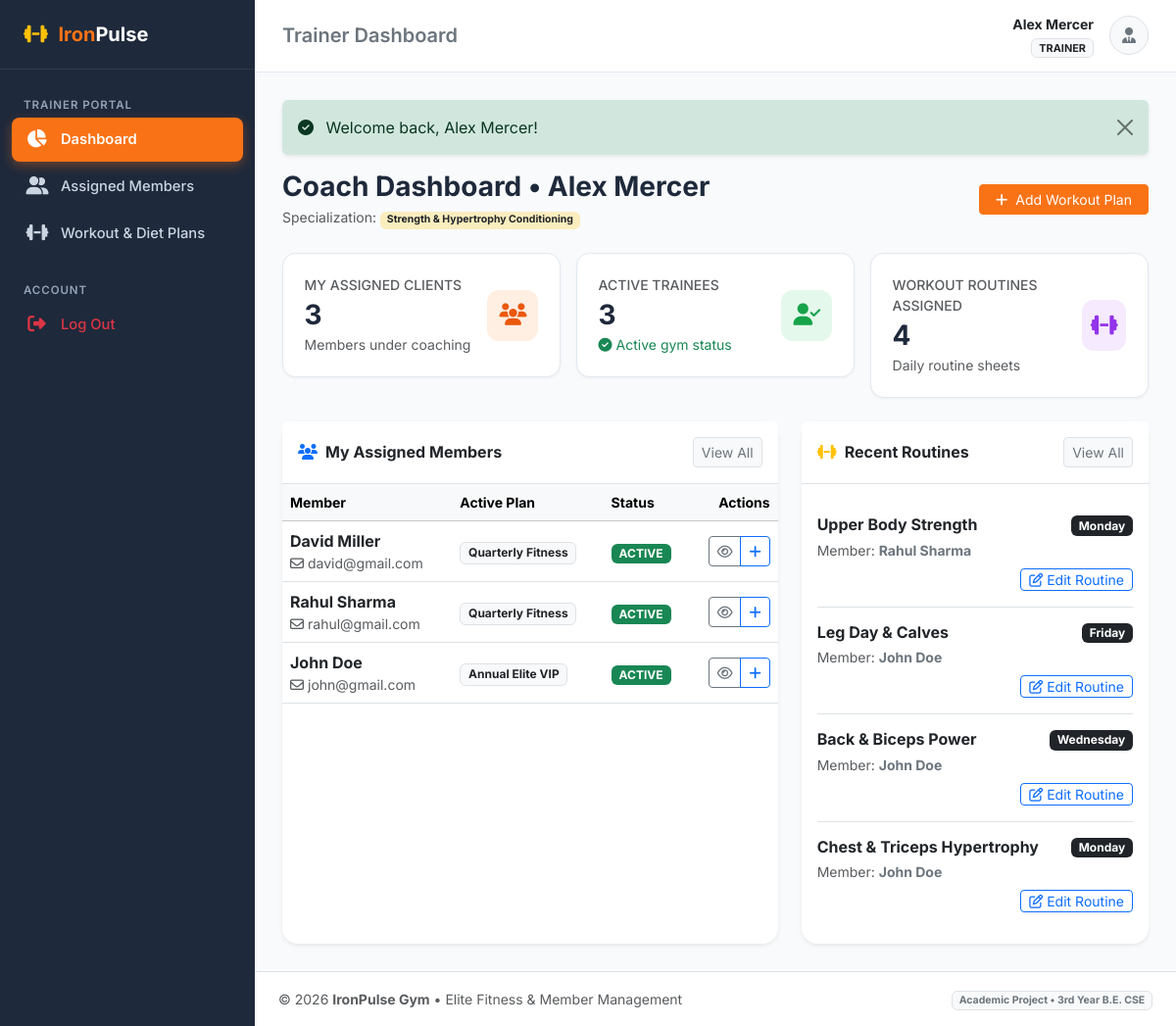
The page /trainer/dashboard.php (signed in) on the database its author committed.
### tables this page shows
CREATE TABLE `trainers` (
    `id` INT AUTO_INCREMENT PRIMARY KEY,
    `user_id` INT NOT NULL UNIQUE,
    `specialization` VARCHAR(150) NOT NULL,
    `joining_date` DATE NOT NULL,
    `bio` TEXT DEFAULT NULL,
    `status` ENUM('active', 'inactive') NOT NULL DEFAULT 'active',
    `created_at` TIMESTAMP DEFAULT CURRENT_TIMESTAMP,
    CONSTRAINT `fk_trainers_user` FOREIGN KEY (`user_id`) 
        REFERENCES `users` (`id`) ON DELETE CASCADE ON UPDATE CASCADE
);

CREATE TABLE `members` (
    `id` INT AUTO_INCREMENT PRIMARY KEY,
    `user_id` INT NOT NULL UNIQUE,
    `gender` ENUM('Male', 'Female', 'Other') NOT NULL DEFAULT 'Male',
    `dob` DATE DEFAULT NULL,
    `address` TEXT DEFAULT NULL,
    `emergency_contact` VARCHAR(30) DEFAULT NULL,
    `trainer_id` INT DEFAULT NULL,
    `join_date` DATE NOT NULL,
    `status` ENUM('active', 'inactive') NOT NULL DEFAULT 'active',
    `created_at` TIMESTAMP DEFAULT CURRENT_TIMESTAMP,
    CONSTRAINT `fk_members_user` FOREIGN KEY (`user_id`) 
        REFERENCES `users` (`id`) ON DELETE CASCADE ON UPDATE CASCADE,
    CONSTRAINT `fk_members_trainer` FOREIGN KEY (`trainer_id`) 
        REFERENCES `trainers` (`id`) ON DELETE SET NULL ON UPDATE CASCADE
);

CREATE TABLE `users` (
    `id` INT AUTO_INCREMENT PRIMARY KEY,
    `name` VARCHAR(100) NOT NULL,
    `email` VARCHAR(120) NOT NULL UNIQUE,
    `password` VARCHAR(255) NOT NULL,
    `role` ENUM('admin', 'trainer', 'member') NOT NULL DEFAULT 'member',
    `phone` VARCHAR(20) DEFAULT NULL,
    `status` ENUM('active', 'inactive') NOT NULL DEFAULT 'active',
    `created_at` TIMESTAMP DEFAULT CURRENT_TIMESTAMP,
    `updated_at` TIMESTAMP DEFAULT CURRENT_TIMESTAMP ON UPDATE CURRENT_TIMESTAMP
);

CREATE TABLE `workouts` (
    `id` INT AUTO_INCREMENT PRIMARY KEY,
    `member_id` INT NOT NULL,
    `trainer_id` INT DEFAULT NULL,
    `title` VARCHAR(150) NOT NULL,
    `day_of_week` ENUM('Monday', 'Tuesday', 'Wednesday', 'Thursday', 'Friday', 'Saturday', 'Sunday', 'All Days') NOT NULL DEFAULT 'Monday',
    `exercise_details` TEXT NOT NULL COMMENT 'Exercise names, sets, reps, weight suggestions',
    `diet_notes` TEXT DEFAULT NULL COMMENT 'Nutritional guidelines, calories, water intake',
    `created_at` TIMESTAMP DEFAULT CURRENT_TIMESTAMP,
    `updated_at` TIMESTAMP DEFAULT CURRENT_TIMESTAMP ON UPDATE CURRENT_TIMESTAMP,
    CONSTRAINT `fk_workouts_member` FOREIGN KEY (`member_id`) 
        REFERENCES `members` (`id`) ON DELETE CASCADE ON UPDATE CASCADE,
    CONSTRAINT `fk_workouts_trainer` FOREIGN KEY (`trainer_id`) 
        REFERENCES `trainers` (`id`) ON DELETE SET NULL ON UPDATE CASCADE
);

### includes/auth_guard.php (called while the page is built, shortened)
<?php
function is_logged_in() {
    return isset($_SESSION['user_id']) && !empty($_SESSION['user_id']);
}
function current_user() {
    return [
        'id'       => $_SESSION['user_id'],
        'name'     => $_SESSION['user_name'] ?? 'User',
        'email'    => $_SESSION['user_email'] ?? '',
        'role'     => $_SESSION['user_role'] ?? 'member',
        'profile_id' => $_SESSION['profile_id'] ?? null
    ];
}

### trainer/dashboard.php (the view, shortened to what this page needs)
<?php
require_once __DIR__ . '/../includes/functions.php';
require_once __DIR__ . '/../includes/auth_guard.php';
$pdo = get_db_connection();
$user = current_user();
$trStmt = $pdo->prepare("SELECT * FROM trainers WHERE user_id = ?");
$trStmt->execute([$user['id']]);
$trainer = $trStmt->fetch();
$trainerId = $trainer['id'];
$stmt1 = $pdo->prepare("SELECT COUNT(*) FROM members WHERE trainer_id = ?");
$stmt1->execute([$trainerId]);
$totalMembers = (int)$stmt1->fetchColumn();
$stmt2 = $pdo->prepare("SELECT COUNT(*) FROM members WHERE trainer_id = ? AND status = 'active'");
$stmt2->execute([$trainerId]);
$activeMembers = (int)$stmt2->fetchColumn();
$stmt3 = $pdo->prepare("SELECT COUNT(*) FROM workouts WHERE trainer_id = ?");
$stmt3->execute([$trainerId]);
$totalWorkouts = (int)$stmt3->fetchColumn();
$membersStmt = $pdo->prepare("
    SELECT m.id AS member_id, u.name, u.email, u.phone, m.gender, m.status,
           (SELECT mp.plan_name FROM memberships ms JOIN membership_plans mp ON ms.plan_id = mp.id WHERE ms.member_id = m.id AND ms.status = 'active' ORDER BY ms.id DESC LIMIT 1) AS active_plan
    FROM members m
    JOIN users u ON m.user_id = u.id
    WHERE m.trainer_id = ?
    ORDER BY m.id DESC
    LIMIT 5
");
$membersStmt->execute([$trainerId]);
$recentMembers = $membersStmt->fetchAll();
$workoutsStmt = $pdo->prepare("
    SELECT w.*, u.name AS member_name
    FROM workouts w
    JOIN members m ON w.member_id = m.id
    JOIN users u ON m.user_id = u.id
    WHERE w.trainer_id = ?
    ORDER BY w.id DESC
    LIMIT 5
");
$workoutsStmt->execute([$trainerId]);
$recentWorkouts = $workoutsStmt->fetchAll();
include __DIR__ . '/../includes/header.php';
?>
<div class="d-flex flex-column flex-md-row justify-content-between align-items-md-center mb-4 gap-3">
    <div>
        <h3 class="fw-bold mb-1">Coach Dashboard &bull; <?= htmlspecialchars($user['name']) ?></h3>
        <p class="text-muted small mb-0">Specialization: <span class="badge bg-warning bg-opacity-25 text-dark"><?= htmlspecialchars($trainer['specialization']) ?></span></p>
    </div>
    <div class="d-flex gap-2">
        <a href="<?= BASE_URL ?>/trainer/workout_add.php" class="btn btn-primary btn-sm px-3">
            <i class="fa-solid fa-plus me-1"></i> Add Workout Plan
        </a>
    </div>
</div>
<div class="row g-3 mb-4">
    <div class="col-md-4">
        <div class="stat-card">
            <div>
                <div class="text-muted small fw-medium text-uppercase">My Assigned Clients</div>
                <h3 class="fw-bold mb-0 mt-1"><?= $totalMembers ?></h3>
                <small class="text-muted">Members under coaching</small>
            </div>
            <div class="stat-icon-wrapper stat-icon-primary">
                <i class="fa-solid fa-users"></i>
            </div>
        </div>
    </div>
    <div class="col-md-4">
        <div class="stat-card">
            <div>
                <div class="text-muted small fw-medium text-uppercase">Active Trainees</div>
                <h3 class="fw-bold mb-0 mt-1"><?= $activeMembers ?></h3>
                <small class="text-success"><i class="fa-solid fa-circle-check me-1"></i>Active gym status</small>
            </div>
            <div class="stat-icon-wrapper stat-icon-success">
                <i class="fa-solid fa-user-check"></i>
            </div>
        </div>
    </div>
    <div class="col-md-4">
        <div class="stat-card">
            <div>
                <div class="text-muted small fw-medium text-uppercase">Workout Routines Assigned</div>
                <h3 class="fw-bold mb-0 mt-1"><?= $totalWorkouts ?></h3>
                <small class="text-muted">Daily routine sheets</small>
            </div>
            <div class="stat-icon-wrapper stat-icon-purple">
                <i class="fa-solid fa-dumbbell"></i>
            </div>
        </div>
    </div>
</div>
<div class="row g-4">
    <div class="col-lg-7">
        <div class="card border-0 shadow-sm rounded-4 h-100">
            <div class="card-header bg-white border-bottom py-3 d-flex justify-content-between align-items-center">
                <h6 class="fw-bold mb-0"><i class="fa-solid fa-users me-2 text-primary"></i>My Assigned Members</h6>
                <a href="<?= BASE_URL ?>/trainer/members.php" class="btn btn-sm btn-light border text-secondary">View All</a>
            </div>
            <div class="card-body p-0">
                <div class="table-responsive">
                    <table class="table table-hover align-middle mb-0">
                        <thead class="table-light small">
                            <tr>
                                <th>Member</th>
                                <th>Active Plan</th>
                                <th>Status</th>
                                <th class="text-end">Actions</th>
                            </tr>
                        </thead>
                        <tbody>
                            <?php if (!empty($recentMembers)): ?>
                                <?php foreach ($recentMembers as $rm): ?>
                                    <tr>
                                        <td>
                                            <div class="fw-bold text-dark"><?= htmlspecialchars($rm['name']) ?></div>
                                            <div class="small text-muted"><i class="fa-regular fa-envelope me-1"></i><?= htmlspecialchars($rm['email']) ?></div>
                                        </td>
                                        <td>
                                            <span class="badge bg-light text-dark border"><?= htmlspecialchars($rm['active_plan'] ?? 'No Plan') ?></span>
                                        </td>
                                        <td><?= get_status_badge($rm['status']) ?></td>
                                        <td class="text-end">
                                            <div class="btn-group btn-group-sm">
                                                <a href="<?= BASE_URL ?>/trainer/member_view.php?id=<?= $rm['member_id'] ?>" class="btn btn-outline-secondary" title="View Profile">
                                                    <i class="fa-regular fa-eye"></i>
                                                </a>
                                                <a href="<?= BASE_URL ?>/trainer/workout_add.php?member_id=<?= $rm['member_id'] ?>" class="btn btn-outline-primary" title="Assign Workout">
                                                    <i class="fa-solid fa-plus"></i>
                                                </a>
                                            </div>
                                        </td>
                                    </tr>
                                <?php endforeach; ?>
                            <?php else: ?>
                                <tr>
                                    <td colspan="4" class="text-center py-4 text-muted">No members assigned to your profile yet.</td>
                                </tr>
                            <?php endif; ?>
                        </tbody>
                    </table>
                </div>
            </div>
        </div>
    </div>
    <div class="col-lg-5">
        <div class="card border-0 shadow-sm rounded-4 h-100">
            <div class="card-header bg-white border-bottom py-3 d-flex justify-content-between align-items-center">
                <h6 class="fw-bold mb-0"><i class="fa-solid fa-dumbbell me-2 text-warning"></i>Recent Routines</h6>
                <a href="<?= BASE_URL ?>/trainer/workouts.php" class="btn btn-sm btn-light border text-secondary">View All</a>
            </div>
            <div class="card-body p-3">
                <?php if (!empty($recentWorkouts)): ?>
                    <div class="list-group list-group-flush">
                        <?php foreach ($recentWorkouts as $rw): ?>
                            <div class="list-group-item px-0 py-3">
                                <div class="d-flex justify-content-between align-items-start mb-1">
                                    <h6 class="fw-bold text-dark mb-0"><?= htmlspecialchars($rw['title']) ?></h6>
                                    <span class="badge bg-dark small"><?= htmlspecialchars($rw['day_of_week']) ?></span>
                                </div>
                                <div class="small text-muted mb-2">Member: <strong class="text-secondary"><?= htmlspecialchars($rw['member_name']) ?></strong></div>
                                <div class="d-flex justify-content-end">
                                    <a href="<?= BASE_URL ?>/trainer/workout_edit.php?id=<?= $rw['id'] ?>" class="btn btn-sm btn-outline-primary py-0 px-2 small">
                                        <i class="fa-regular fa-pen-to-square me-1"></i>Edit Routine
                                    </a>
                                </div>
                            </div>
                        <?php endforeach; ?>
                    </div>
                <?php else: ?>
                    <p class="text-center text-muted my-4">No workout routines created yet.</p>
                <?php endif; ?>
            </div>
        </div>
    </div>
</div>
<?php include __DIR__ . '/../includes/footer.php'; ?>

### includes/functions.php (shortened to what this page needs)
<?php
function get_status_badge($status) {
    $statusLower = strtolower(trim((string)$status));
    $badgeClass = 'bg-secondary';
    switch ($statusLower) {
        case 'active':
        case 'paid':
        case 'present':
            $badgeClass = 'bg-success';
            break;
    }
    return '<span class="badge ' . $badgeClass . ' text-uppercase px-2 py-1">' . htmlspecialchars(ucfirst($status)) . '</span>';
}

### assets/css/custom.css (style rules this page uses)
:root { --primary-color: #f97316; --primary-hover: #ea580c; --dark-bg: #0f172a; --sidebar-bg: #1e293b; --sidebar-hover: #334155; --body-bg: #f8fafc; --card-border: #e2e8f0; --text-main: #1e293b; --text-muted: #64748b; }
body { background-color: var(--body-bg); color: var(--text-main); font-family: 'Inter', -apple-system, BlinkMacSystemFont, "Segoe UI", Roboto, sans-serif; min-height: 100vh; display: flex; flex-direction: column; }
.stat-card { background: #fff; border: 1px solid var(--card-border); border-radius: 0.85rem; padding: 1.35rem; display: flex; align-items: center; justify-content: space-between; transition: transform 0.2s ease, box-shadow 0.2s ease; box-shadow: 0 1px 3px rgba(0, 0, 0, 0.05); }
.stat-icon-wrapper { width: 52px; height: 52px; border-radius: 0.75rem; display: flex; align-items: center; justify-content: center; font-size: 1.4rem; }
.stat-icon-primary { background: rgba(249, 115, 22, 0.12); color: #ea580c; }
.stat-icon-success { background: rgba(34, 197, 94, 0.12); color: #16a34a; }
.stat-icon-purple { background: rgba(168, 85, 247, 0.12); color: #9333ea; }
.btn-primary { background-color: var(--primary-color); border-color: var(--primary-color); }

### rows shown on the page
trainers: specialization "Strength & Hypertrophy Conditioning"
members: user.name "David Miller", user.email "david@gmail.com", active_plan "Quarterly Fitness", status "ACTIVE"
members: user.name "Rahul Sharma", user.email "rahul@gmail.com", active_plan "Quarterly Fitness", status "ACTIVE"
members: user.name "John Doe", user.email "john@gmail.com", active_plan "Annual Elite VIP", status "ACTIVE"
workouts: title "Upper Body Strength", day_of_week "Monday", users.name "Rahul Sharma"
workouts: title "Leg Day & Calves", day_of_week "Friday", users.name "John Doe"
workouts: title "Back & Biceps Power", day_of_week "Wednesday", users.name "John Doe"
workouts: title "Chest & Triceps Hypertrophy", day_of_week "Monday", users.name "John Doe"

### other values the page prints
$pageTitle "Trainer Dashboard"
$currentUser['name'] "Alex Mercer"
$currentUser['role'] "TRAINER"
$flash['text'] "Welcome back, Alex Mercer!"
$user['name'] "Alex Mercer"
$totalMembers "3"
$activeMembers "3"
$totalWorkouts "4"
APP_NAME "IronPulse Gym"
APP_TAGLINE "Elite Fitness & Member Management"
